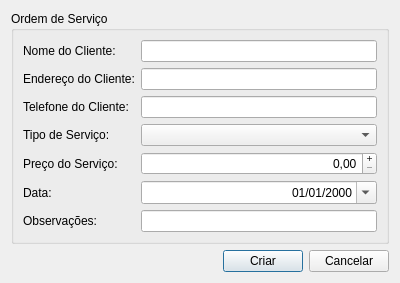
<?xml version="1.0" encoding="UTF-8"?>
<ui version="4.0">
 <class>TelaCriarOrdemServico</class>
 <widget class="QDialog" name="TelaCriarOrdemServico">
  <property name="windowModality">
   <enum>Qt::WindowModal</enum>
  </property>
  <property name="geometry">
   <rect>
    <x>0</x>
    <y>0</y>
    <width>400</width>
    <height>273</height>
   </rect>
  </property>
  <property name="windowTitle">
   <string>Criar Ordem de Serviço</string>
  </property>
  <property name="locale">
   <locale language="Portuguese" country="Brazil"/>
  </property>
  <layout class="QVBoxLayout" name="verticalLayout">
   <item>
    <widget class="QGroupBox" name="groupBox">
     <property name="title">
      <string>Ordem de Serviço</string>
     </property>
     <layout class="QHBoxLayout" name="horizontalLayout">
      <item>
       <layout class="QGridLayout" name="gridLayout">
        <item row="2" column="0">
         <widget class="QLabel" name="label_3">
          <property name="text">
           <string>Telefone do Cliente:</string>
          </property>
         </widget>
        </item>
        <item row="5" column="0">
         <widget class="QLabel" name="label_6">
          <property name="text">
           <string>Data:</string>
          </property>
         </widget>
        </item>
        <item row="0" column="0">
         <widget class="QLabel" name="label">
          <property name="text">
           <string>Nome do Cliente:</string>
          </property>
         </widget>
        </item>
        <item row="1" column="1">
         <widget class="QLineEdit" name="lineInEnderecoCliente">
          <property name="maxLength">
           <number>68</number>
          </property>
         </widget>
        </item>
        <item row="4" column="0">
         <widget class="QLabel" name="label_5">
          <property name="text">
           <string>Preço do Serviço:</string>
          </property>
         </widget>
        </item>
        <item row="1" column="0">
         <widget class="QLabel" name="label_2">
          <property name="text">
           <string>Endereço do Cliente:</string>
          </property>
         </widget>
        </item>
        <item row="5" column="1">
         <widget class="QDateEdit" name="dateIn">
          <property name="alignment">
           <set>Qt::AlignRight|Qt::AlignTrailing|Qt::AlignVCenter</set>
          </property>
          <property name="displayFormat">
           <string>dd/MM/yyyy</string>
          </property>
          <property name="calendarPopup">
           <bool>true</bool>
          </property>
         </widget>
        </item>
        <item row="3" column="0">
         <widget class="QLabel" name="label_4">
          <property name="text">
           <string>Tipo de Serviço:</string>
          </property>
         </widget>
        </item>
        <item row="4" column="1">
         <widget class="QDoubleSpinBox" name="spinInPreco">
          <property name="alignment">
           <set>Qt::AlignRight|Qt::AlignTrailing|Qt::AlignVCenter</set>
          </property>
          <property name="buttonSymbols">
           <enum>QAbstractSpinBox::PlusMinus</enum>
          </property>
          <property name="maximum">
           <double>999.990000000000009</double>
          </property>
         </widget>
        </item>
        <item row="3" column="1">
         <widget class="QComboBox" name="comboInTipoServico"/>
        </item>
        <item row="0" column="1">
         <widget class="QLineEdit" name="lineInNomeCliente">
          <property name="maxLength">
           <number>49</number>
          </property>
         </widget>
        </item>
        <item row="2" column="1">
         <widget class="QLineEdit" name="lineInTelefoneCliente">
          <property name="maxLength">
           <number>18</number>
          </property>
         </widget>
        </item>
        <item row="6" column="0">
         <widget class="QLabel" name="label_7">
          <property name="text">
           <string>Observações:</string>
          </property>
         </widget>
        </item>
        <item row="6" column="1">
         <widget class="QLineEdit" name="lineInObs">
          <property name="maxLength">
           <number>98</number>
          </property>
         </widget>
        </item>
       </layout>
      </item>
     </layout>
    </widget>
   </item>
   <item>
    <layout class="QHBoxLayout" name="horizontalLayout_2">
     <item>
      <spacer name="horizontalSpacer">
       <property name="orientation">
        <enum>Qt::Horizontal</enum>
       </property>
       <property name="sizeHint" stdset="0">
        <size>
         <width>40</width>
         <height>20</height>
        </size>
       </property>
      </spacer>
     </item>
     <item>
      <widget class="QPushButton" name="btnCriar">
       <property name="text">
        <string>Criar</string>
       </property>
      </widget>
     </item>
     <item>
      <widget class="QPushButton" name="btnCancelar">
       <property name="text">
        <string>Cancelar</string>
       </property>
      </widget>
     </item>
    </layout>
   </item>
  </layout>
 </widget>
 <tabstops>
  <tabstop>lineInNomeCliente</tabstop>
  <tabstop>lineInEnderecoCliente</tabstop>
  <tabstop>lineInTelefoneCliente</tabstop>
  <tabstop>comboInTipoServico</tabstop>
  <tabstop>spinInPreco</tabstop>
  <tabstop>dateIn</tabstop>
  <tabstop>lineInObs</tabstop>
  <tabstop>btnCriar</tabstop>
  <tabstop>btnCancelar</tabstop>
 </tabstops>
 <resources/>
 <connections/>
</ui>
